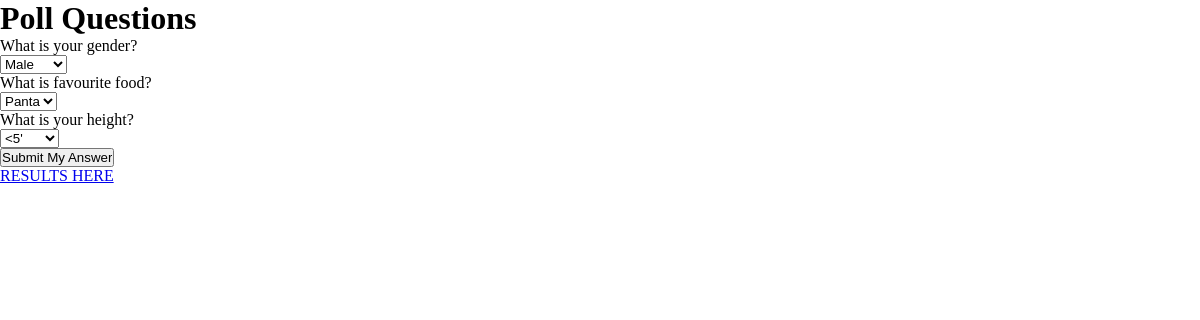
Before: / with the older database file.
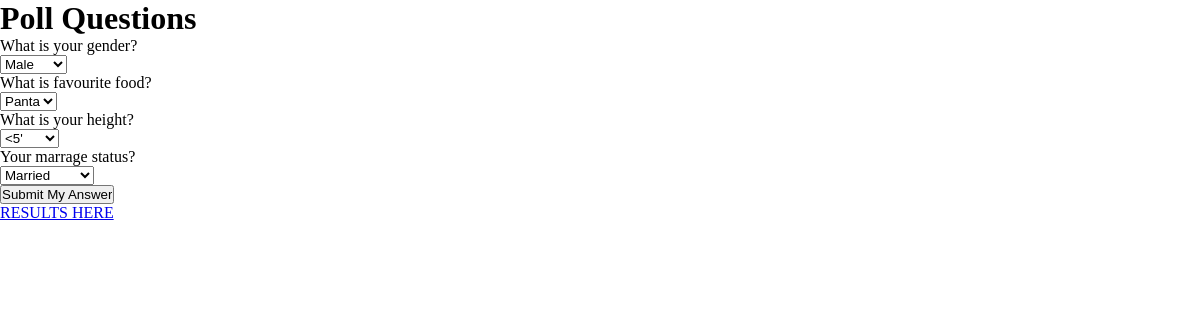
After: the same page with the newer database file.
### practice/models.py (models this page shows, shortened)
class Question(models.Model):
    q_text = models.CharField(max_length = 200)
    participants = models.IntegerField(default = 0)

### practice/views.py (the view)
# urls.py: 2. Add a URL to urlpatterns:  path('', views.home, name='home')
def home(request):
    questions = Question.objects.all()
    context = {
        "questions": questions
    }
    template = loader.get_template("index.html")
    return HttpResponse(template.render(context, request))

### practice/templates/index.html (shortened to what this page needs)
<!DOCTYPE html>
<html lang="en">
<head>
    {% load static %}
    <link rel="stylesheet" href="{% static 'index.css' %}">
</head>
<body>
    <div class="container">
        <div class="main">
            <h1>Poll Questions</h1>
            <form action="{% url 'submit' %}" method="post">
                <ul>
                    {% for question in questions %}
                    <li>
                        <label for="{{ question.id }}">{{ question.q_text }}</label><br>
                        <select name="{{ question.id }}" id="{{ question.id }}">
                        {% for choice in question.choice_set.all %}
                        <option value="{{ choice.id }}">{{ choice.c_text }}</option>
                        {% endfor %}
                        </select>
                    </li>
                    {% endfor %}
                </ul>
                <input type="submit" value="Submit My Answer" class="submit">
            </form>
            <p>
                <a href="{% url 'result' %}">RESULTS HERE</a>
            </p>
        </div>
    </div>
</body>
</html>

Changed rows visible on the page:
added Question: q_text "Your marrage status?"
